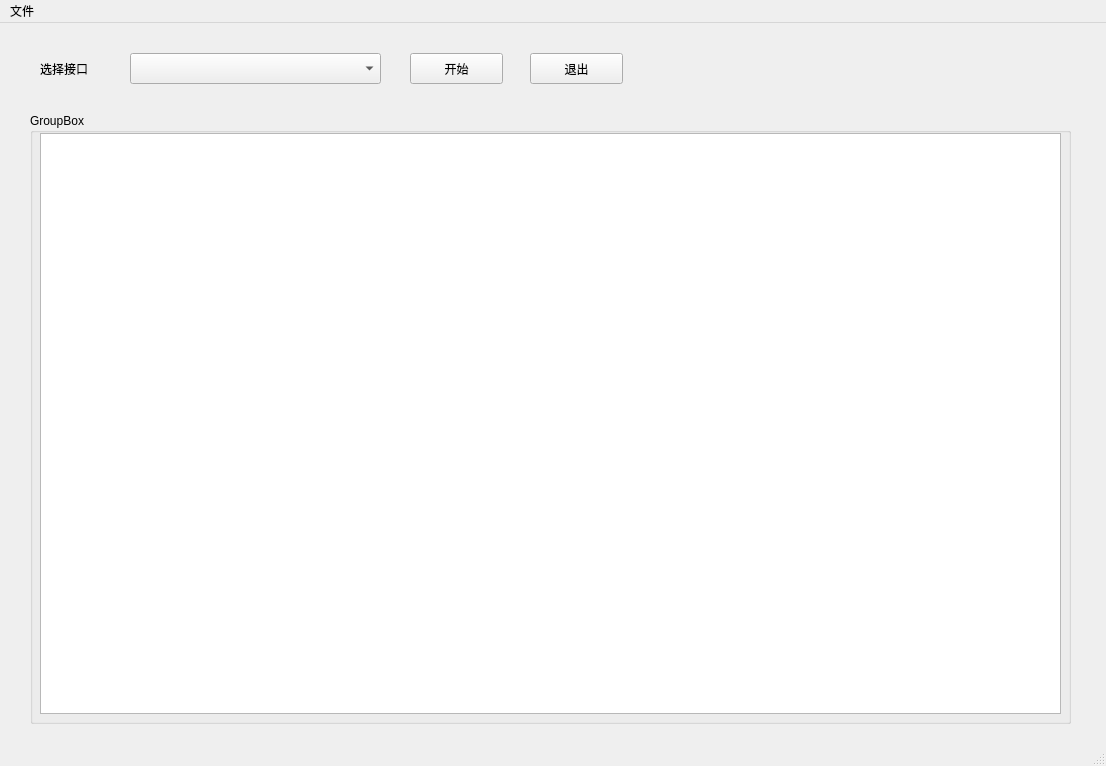
<?xml version="1.0" encoding="UTF-8"?>
<ui version="4.0">
 <class>MainWindow</class>
 <widget class="QMainWindow" name="MainWindow">
  <property name="geometry">
   <rect>
    <x>0</x>
    <y>0</y>
    <width>1106</width>
    <height>766</height>
   </rect>
  </property>
  <property name="windowTitle">
   <string>网卡选择</string>
  </property>
  <widget class="QWidget" name="centralwidget">
   <widget class="QComboBox" name="comboBox_select">
    <property name="geometry">
     <rect>
      <x>130</x>
      <y>30</y>
      <width>251</width>
      <height>31</height>
     </rect>
    </property>
    <item>
     <property name="text">
      <string/>
     </property>
    </item>
    <item>
     <property name="text">
      <string/>
     </property>
    </item>
    <item>
     <property name="text">
      <string/>
     </property>
    </item>
   </widget>
   <widget class="QGroupBox" name="groupBox_show">
    <property name="geometry">
     <rect>
      <x>30</x>
      <y>90</y>
      <width>1041</width>
      <height>611</height>
     </rect>
    </property>
    <property name="title">
     <string>GroupBox</string>
    </property>
    <widget class="QGraphicsView" name="graphicsView">
     <property name="geometry">
      <rect>
       <x>10</x>
       <y>20</y>
       <width>1021</width>
       <height>581</height>
      </rect>
     </property>
    </widget>
   </widget>
   <widget class="QPushButton" name="pushButton_select">
    <property name="geometry">
     <rect>
      <x>410</x>
      <y>30</y>
      <width>93</width>
      <height>31</height>
     </rect>
    </property>
    <property name="text">
     <string>开始</string>
    </property>
   </widget>
   <widget class="QLabel" name="label_interface">
    <property name="geometry">
     <rect>
      <x>40</x>
      <y>30</y>
      <width>131</width>
      <height>31</height>
     </rect>
    </property>
    <property name="text">
     <string>选择接口</string>
    </property>
   </widget>
   <widget class="QPushButton" name="pushButton_exit">
    <property name="geometry">
     <rect>
      <x>530</x>
      <y>30</y>
      <width>93</width>
      <height>31</height>
     </rect>
    </property>
    <property name="text">
     <string>退出</string>
    </property>
   </widget>
  </widget>
  <widget class="QMenuBar" name="menubar">
   <property name="geometry">
    <rect>
     <x>0</x>
     <y>0</y>
     <width>1106</width>
     <height>26</height>
    </rect>
   </property>
   <widget class="QMenu" name="menu">
    <property name="title">
     <string>文件</string>
    </property>
    <addaction name="actionopen"/>
   </widget>
   <addaction name="menu"/>
  </widget>
  <widget class="QStatusBar" name="statusbar"/>
  <action name="actionopen">
   <property name="text">
    <string>打开pcap</string>
   </property>
  </action>
 </widget>
 <resources/>
 <connections/>
</ui>
